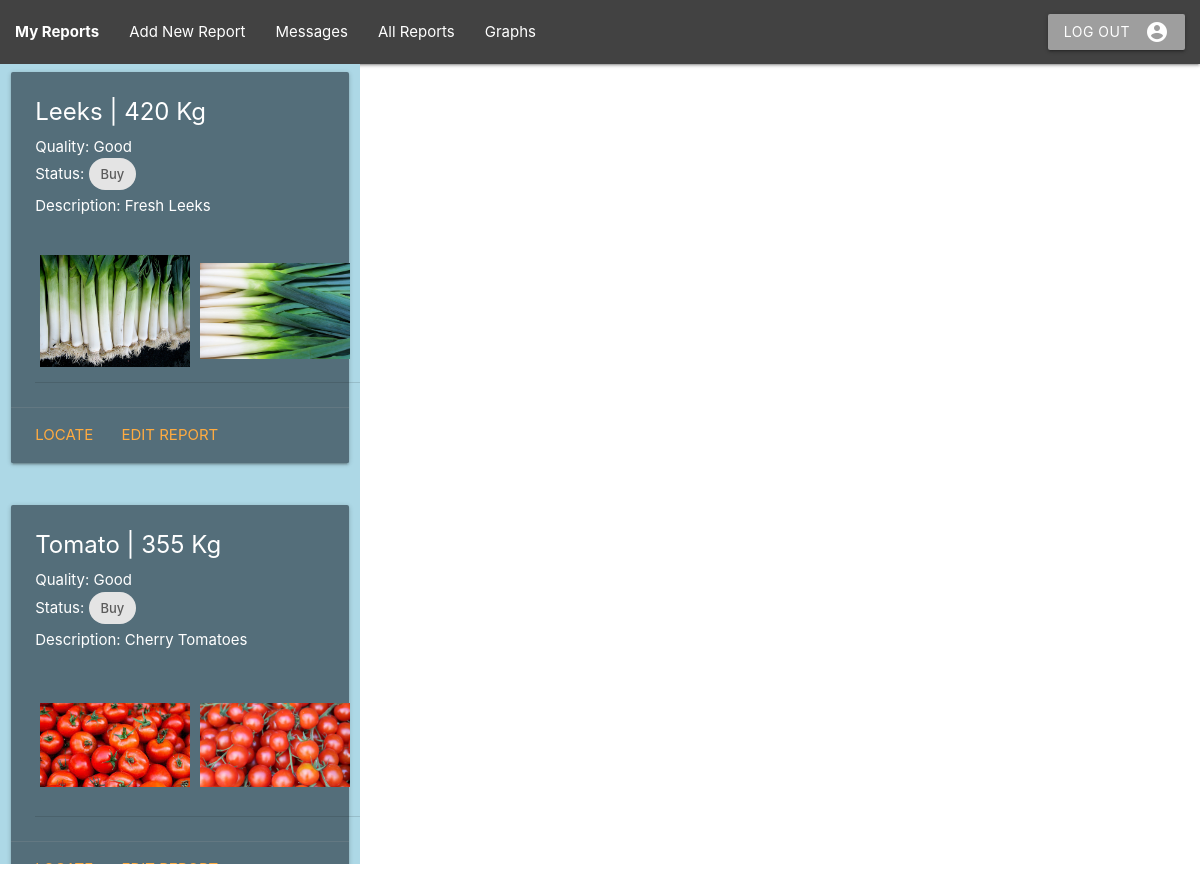
/farmers/reports/farmer-view-reports.php (signed in), run on the app's committed database.
### tables this page shows
CREATE TABLE `reports` (
  `report_id` int(11) NOT NULL,
  `email` text NOT NULL,
  `fname` varchar(20) NOT NULL,
  `lname` varchar(30) NOT NULL,
  `crop_name` varchar(15) NOT NULL,
  `crop_type` varchar(10) NOT NULL,
  `quantity` varchar(10) NOT NULL,
  `photo1` text NOT NULL,
  `photo2` text NOT NULL,
  `photo3` text NOT NULL,
  `lat` float NOT NULL,
  `longt` float NOT NULL,
  `description` text NOT NULL,
  `bought` varchar(10) NOT NULL,
  `quality` varchar(10) NOT NULL,
  `date` date DEFAULT NULL
);

### farmers/reports/farmer-view-reports.php (the view, shortened to what this page needs)
<?php
if ( isset( $_SESSION['femail'] ) )
{
  $email = $_SESSION['femail'];
}
else
{
	header("Location: ../../index.php");
	exit;
}
?>
<!DOCTYPE html>
<html>
  <head>
    <link rel="stylesheet" href="https://cdnjs.cloudflare.com/ajax/libs/materialize/1.0.0/css/materialize.min.css">
<nav class="grey darken-3">
  <div class="nav-wrapper">
      <ul id="nav-mobile" class="left hide-on-med-and-down">
        <li><a href="#"><b>My Reports</b> </a></li>
        <li><a href="farmer-add-report.php">Add New Report</a></li>
        <li><a href="../dm/messages.php">Messages</a></li>
        <li><a href="all-reports.php">All Reports</a></li>
        <li><a href="../graphs/graphs.php">Graphs</a></li>
      </ul>
      <ul id="nav-mobile" class="right hide-on-med-and-down">
        <li><a href = "../login/logout.php" class="waves-effect waves-light btn grey">Log out <i class="material-icons  right">account_circle</i></a></li>
      </ul>
  </div>
</nav>
</head>
  <body>
    <div id ="leftpanel">
    	<?php
$servername = "localhost";
$username = "root";
$password = "";
$dbname = "dD4aW06XoB";
$conn = mysqli_connect($servername, $username, $password, $dbname);
?>
<?php
$result = mysqli_query($conn,"SELECT * FROM reports WHERE email = '$email'");
if (mysqli_num_rows($result) > 0) {
?>
<?php
while($row = mysqli_fetch_array($result)) {
?>
  <div class="row">
    <div class="col s12">
      <div class="card blue-grey darken-1">
        <div class="card-content white-text">
          <span class="card-title"><b><?php echo $row["crop_name"]; ?> | <?php echo $row["quantity"]; ?> </b></span>
          <p>Quality: <?php echo $row["quality"]; ?></p>
          <p>Status: <span class="chip"><?php echo $row["bought"]; ?></span></p>
          <p>Description: <?php echo $row["description"]; ?></p>
          <br>
          <table>
          <tr>
          <td><img class="materialboxed" width="150" src="images/<?php echo $row['photo1']; ?>"></td>
          <td><img class="materialboxed" width="150" src="images/<?php echo $row['photo2']; ?>"></td>
          <td><img class="materialboxed" width="150" src="images/<?php echo $row['photo3']; ?>"></td>
          </tr>
          </table>
        </div>
        <div class="card-action">
          <a href="#" onclick="initMap(<?php echo $row['lat']; ?>,<?php echo $row['longt']; ?>)">Locate</a>
          <a onclick="edit('<?php echo $row['report_id']; ?>')">Edit report</a>
        </div>
      </div>
    </div>
  </div>
<?php
}
?>
<?php
}
else{
    echo "No result found";
}
?>
</div>
<div id="map"></div>
</body>
</html>

### farmers/reports/farmer-view-reports.php (style rules this page uses)
#map { height:100%; width:70%; float:right; }
#leftpanel { height:100%; width:30%; background-color: lightblue; float:left; overflow: scroll; }
html, body { height: 100%; margin: 0; padding: 0; }
table { width: 100%; }
.materialboxed { z-index: 5; }

### data on the page
reports: crop_name "Leeks", quantity "420 Kg", quality "Good", bought "Buy", description "Fresh Leeks", photo1 (picture), photo2 (picture)
reports: crop_name "Tomato", quantity "355 Kg", quality "Good", bought "Buy", description "Cherry Tomatoes", photo1 (picture), photo2 (picture)
